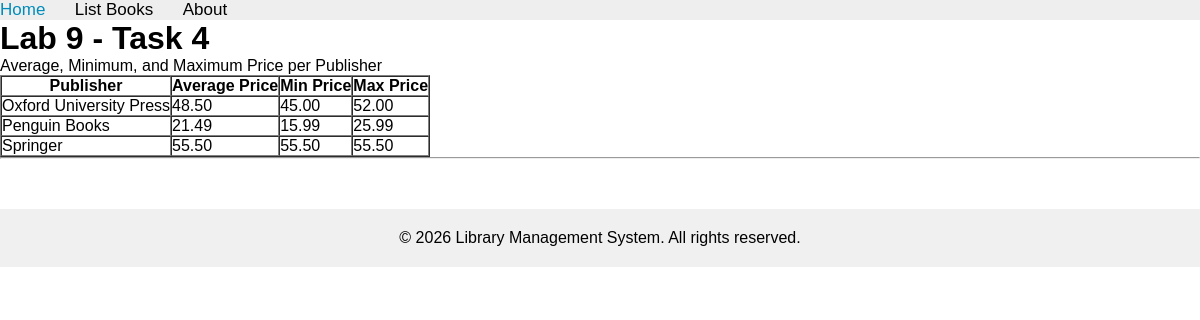
Screenshot of /books/lab9/task4 with the database file from the repository.
### apps/bookmodule/models.py (models this page shows, shortened)
class Publisher(models.Model):
    name = models.CharField(max_length=200)
    location = models.CharField(max_length=300)

### apps/bookmodule/views.py (the view)
# urls.py: path('lab9/task4', views.lab9_task4, name="books.lab9_task4"),
def lab9_task4(request):
    publishers = Publisher.objects.annotate(
        avg_price=Avg('books__price'),
        min_price=Min('books__price'),
        max_price=Max('books__price')
    ).order_by('name')
    return render(request, 'bookmodule/lab9_task4.html', {'publishers': publishers})

### apps/templates/bookmodule/lab9_task4.html (shortened to what this page needs)
{% extends "layouts/base.html" %}
{% block content %}
<h1>Lab 9 - Task 4</h1>
<p>Average, Minimum, and Maximum Price per Publisher</p>
{% if publishers %}
    <table border="1" cellpadding="8" cellspacing="0">
        <tr>
            <th>Publisher</th>
            <th>Average Price</th>
            <th>Min Price</th>
            <th>Max Price</th>
        </tr>
        {% for pub in publishers %}
            <tr>
                <td>{{ pub.name }}</td>
                <td>{{ pub.avg_price|default:0|floatformat:2 }}</td>
                <td>{{ pub.min_price|default:0|floatformat:2 }}</td>
                <td>{{ pub.max_price|default:0|floatformat:2 }}</td>
            </tr>
        {% endfor %}
    </table>
{% else %}
    <p>No publishers found.</p>
{% endif %}
{% endblock content %}

### apps/static/main.css (style rules this page uses)
* { margin: 0; padding: 0; box-sizing: border-box; }
body { font-family: Arial, sans-serif; }

### rows the page displays
Publisher: name "Oxford University Press", avg_price "48.50", min_price "45.00", max_price "52.00"
Publisher: name "Penguin Books", avg_price "21.49", min_price "15.99", max_price "25.99"
Publisher: name "Springer", avg_price "55.50", min_price "55.50", max_price "55.50"
